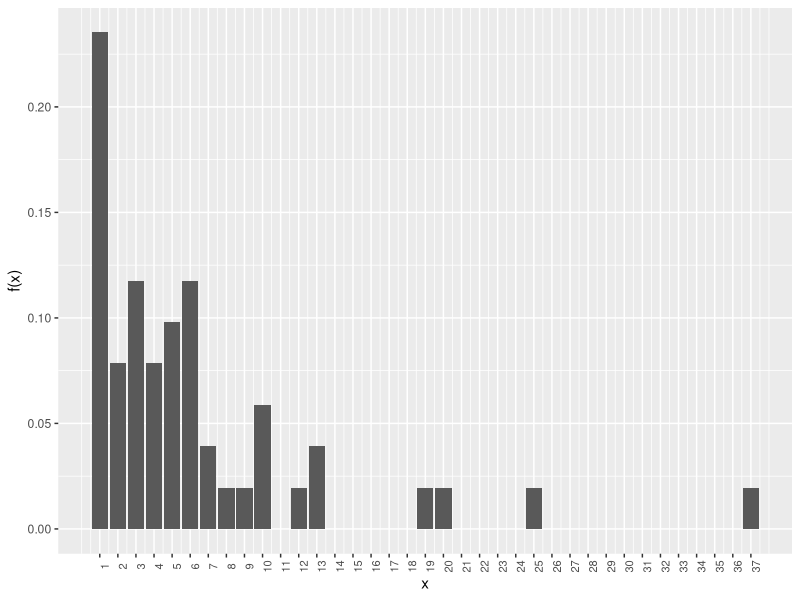
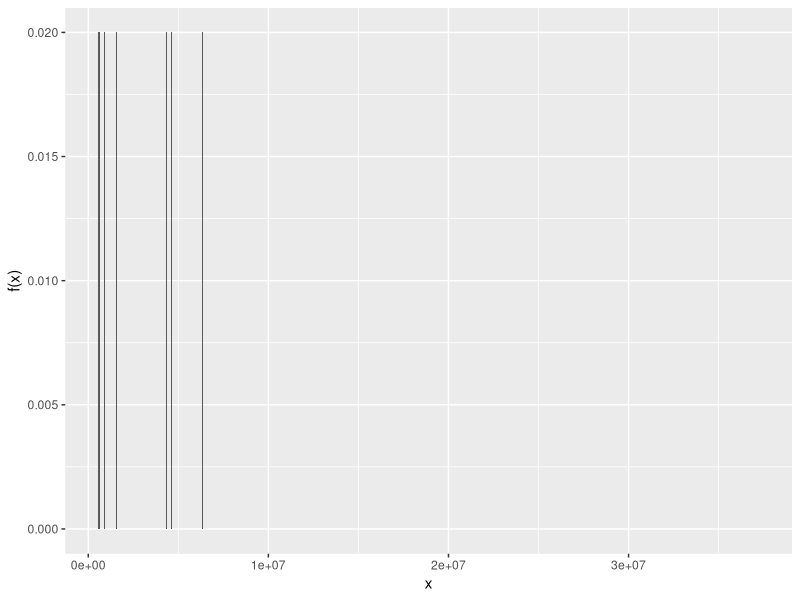
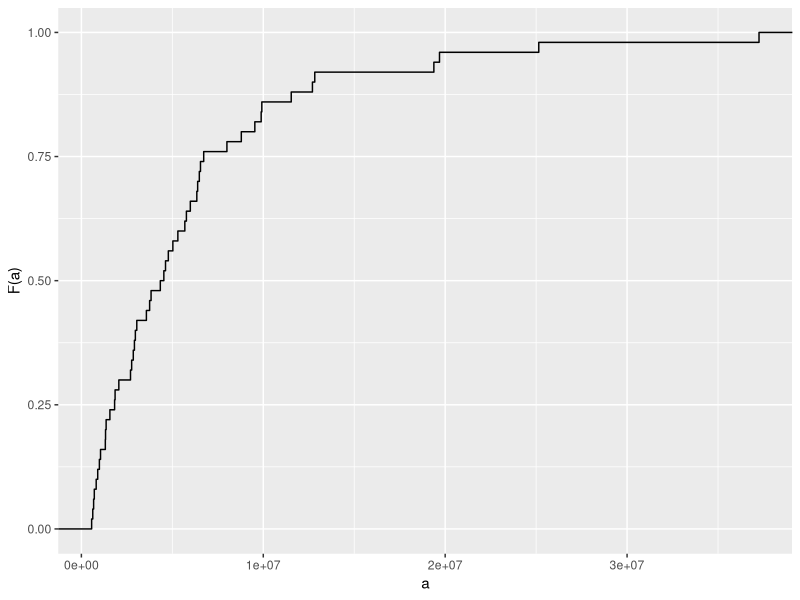
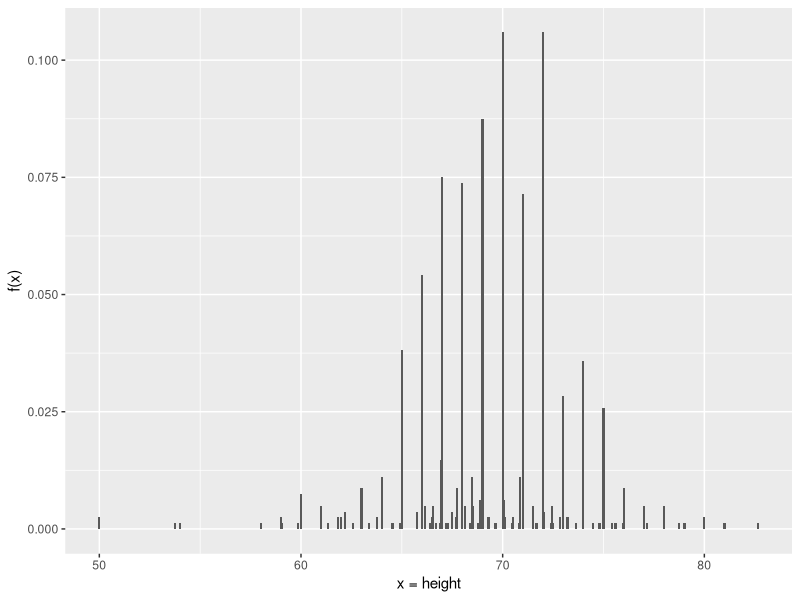
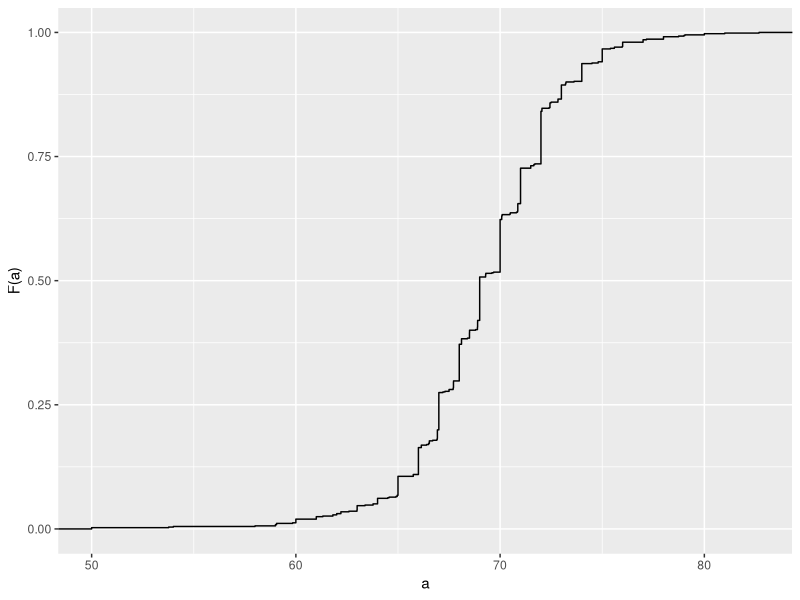
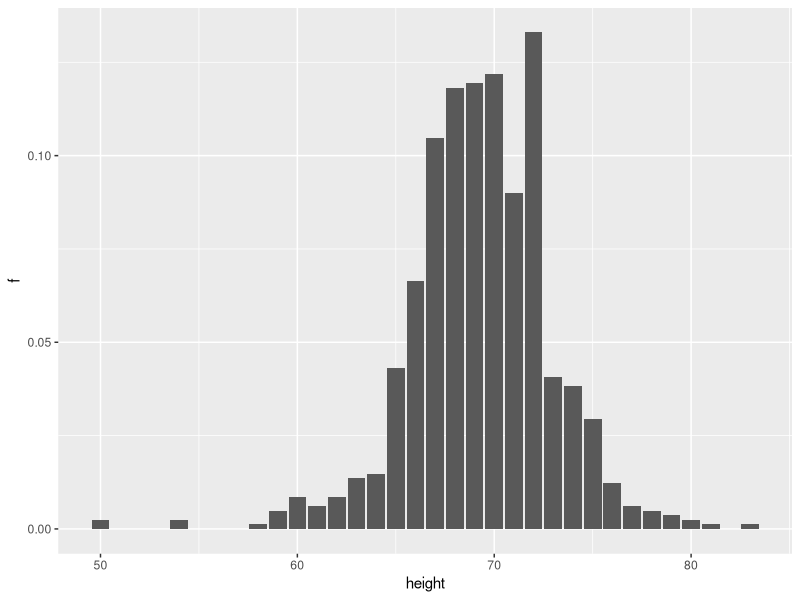
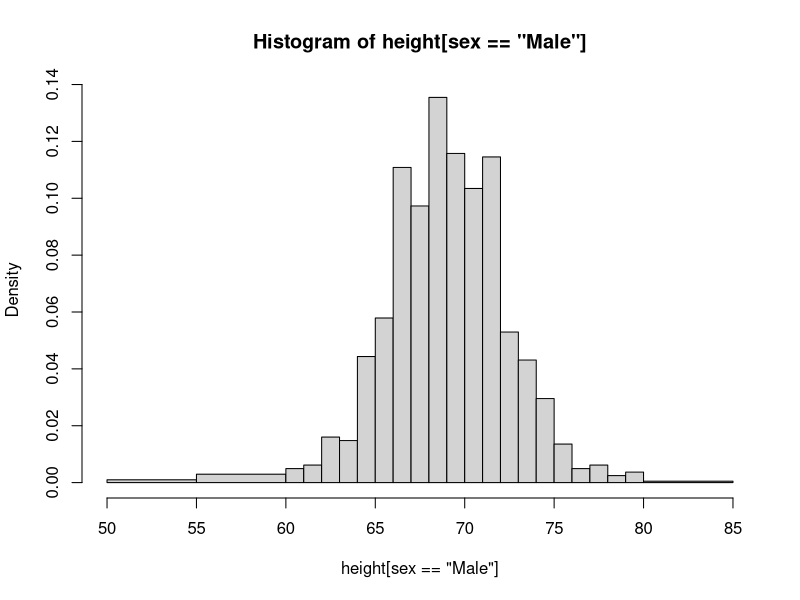
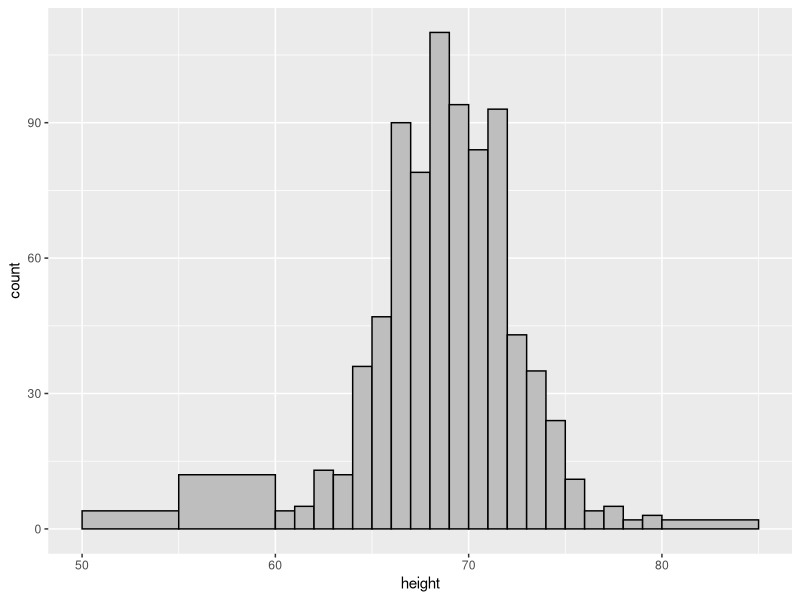

Generate these figures, in order, with R:
## ---- chunk 1
#| cache: false
#| warning: false
#| message: false
#| echo: false

library(tidyverse)
library(dslabs)
## ---- chunk 2
library(dslabs)
str(heights)
## ---- chunk 3
prop.table(table(state.region))
## ---- chunk 4
#| echo: false
murders |> mutate(x = round(population/10^6)) |> count(x) |> mutate(f = n/sum(n)) |>
  ggplot(aes(x, f)) + geom_col() + 
  scale_x_continuous(breaks = seq(1, 37, by = 1)) +
  theme(axis.text.x = element_text(angle = 90, hjust = 0.5, size = 8)) +
  ylab("f(x)")
## ---- chunk 5
#| echo: false
murders |> filter(state %in% state.name) |>
  count(population) |> mutate(f = n/sum(n)) |> ggplot(aes(population, f)) + 
  geom_col() + xlab("x") + ylab("f(x)")
## ---- chunk 6
#| echo: false
murders |> filter(state %in% state.name) |>
  ggplot(aes(population)) + 
  stat_ecdf() +
  labs(x = "a", y = "F(a)")
## ---- chunk 7
#| echo: false
heights |> filter(sex == "Male") |> 
  count(height) |> mutate(f = n/sum(n)) |> ggplot(aes(height, f)) + 
  geom_col(width = 0.1) +
  xlab("x = height") + ylab("f(x)")
## ---- chunk 8
#| echo: false
heights |> filter(sex == "Male") |> 
  ggplot(aes(height)) + 
  stat_ecdf() +
  labs(x = "a", y = "F(a)")
## ---- chunk 9
library(tidyverse)
heights |> filter(sex == "Male") |> 
  mutate(height = round(height)) |>
  count(height) |> mutate(f = n / sum(n)) |> 
  ggplot(aes(height, f)) + geom_col()
## ---- chunk 10
with(heights, hist(height[sex == "Male"], breaks = c(50, 55, 60:80, 85)))
## ---- chunk 11
heights |> filter(sex == "Male") |> ggplot(aes(x = height)) + 
  geom_histogram(breaks = c(50, 55, 60:80, 85), fill = "grey", color = "black")
## ---- chunk 12
heights |> filter(sex == "Male") |> 
  ggplot(aes(x = height, y = after_stat(density))) + 
  geom_histogram(breaks = c(50, 55, 60:80, 85), fill = "grey", color = "black")
## ---- chunk 13
heights |> filter(sex == "Male") |> 
  ggplot(aes(height)) + geom_density(alpha = 0.2, fill = "#00BFC4")
## ---- chunk 14
set.seed(1988)
x <- data.frame(height = c(rnorm(1000000, 69, 3), rnorm(1000000, 65, 3)))
p1 <- x |> 
  ggplot(aes(x = height, y = after_stat(density))) + 
  geom_histogram(binwidth = 1, fill = "grey", color = "black") + 
  ggtitle("binwidth = 1")
p2 <- x |> 
  ggplot(aes(x = height, y = after_stat(density))) + 
  geom_histogram(binwidth = 0.5, fill = "grey", color = "black") + 
  ggtitle("binwidth = 0.5")
p3 <- x |> 
  ggplot(aes(x = height, y = after_stat(density))) + 
  geom_histogram(binwidth = 0.25, fill = "grey", color = "black") + 
  ggtitle("binwidth = 0.25")
library(gridExtra)
grid.arrange(p1, p2, p3, nrow = 1)
## ---- chunk 15
hist1 <- heights |> 
  filter(sex == "Male") |> 
  ggplot(aes(height)) +
  geom_histogram(aes(y = after_stat(density)), binwidth = 1, color = "black") 
hist2 <- hist1 +
  geom_line(stat = 'density')
hist3 <- hist1 + 
  geom_point(data = ggplot_build(hist2)$data[[1]], aes(x,y), col = "blue")
hist4 <- ggplot() + geom_point(data = ggplot_build(hist2)$data[[1]], aes(x,y), col = "blue") + 
  xlab("height") + ylab("density")
hist5 <- hist4 + geom_line(data = ggplot_build(hist2)$data[[2]], aes(x,y))
hist6 <- heights |> 
  filter(sex == "Male") |> 
  ggplot(aes(height)) +
  geom_density(alpha = 0.2, fill = "#00BFC4", col = 0) +
  geom_line(stat = 'density') +
  scale_y_continuous(limits = layer_scales(hist2)$y$range$range)
  
grid.arrange(hist1, hist3, hist4, hist5, hist2, hist6, nrow = 2)
## ---- chunk 16
p <- heights |> filter(sex == "Male") |> 
  ggplot(aes(height)) +
  geom_histogram(aes(y = after_stat(density)), binwidth = 1, alpha = 0.5) 

p1 <- p +  geom_line(stat = 'density', adjust = 0.5)
p2 <- p +  geom_line(stat = 'density', adjust = 2) 

library(gridExtra)
grid.arrange(p1, p2, ncol = 2)
## ---- chunk 17
d <- with(heights, density(height[sex == "Male"]))
tmp <- data.frame(height = d$x, density = d$y)
tmp |> ggplot(aes(height,density)) + geom_line() + 
  geom_area(aes(x = height, y = density), data = filter(tmp, between(height, 65, 68)), alpha = 0.2, fill = "#00BFC4")
## ---- chunk 18
heights |> 
  filter(sex == "Male") |> 
  ggplot(aes(height)) + 
  geom_density(alpha = 0.2, fill = "#00BFC4")
## ---- chunk 19
m <- 0; s <- 1
norm_dist <- data.frame(x = seq(-4, 4,len = 50)*s + m) |> mutate(density = dnorm(x, m, s))
norm_dist |> ggplot(aes(x,density)) + geom_line()
## ---- chunk 20
x <- with(heights, height[sex == "Male"])
## ---- chunk 21
m <- mean(x)
s <- sd(x)
## ---- chunk 22
norm_dist <- data.frame(x = seq(-4, 4, len = 50)*s + m) |> 
  mutate(density = dnorm(x, m, s))

heights |> filter(sex == "Male") |> ggplot(aes(height)) +
  geom_density(fill = "#00BFC4") +
  geom_line(aes(x, density),  data = norm_dist) 
## ---- chunk 23
z <- scale(x)
## ---- chunk 24
mean(abs(z) < 2)
## ---- chunk 25
pnorm(-1.96)
## ---- chunk 26
qnorm(0.975)
## ---- chunk 27
qnorm(0.975, mean = 69, sd = 3)
## ---- chunk 28
p <- 0.5
q_p <- quantile(x, p)
## ---- chunk 29
#| out-width: "50%"
#| fig-asp: 1
p <- seq(0.05, 0.95, 0.05)
sample_quantiles <- quantile(x, p)
theoretical_quantiles <- qnorm(p, mean = mean(x), sd = sd(x))
plot(theoretical_quantiles, sample_quantiles)
abline(0,1)
## ---- chunk 30
#| out-width: "50%"
#| fig-asp: 1

with(heights, qqplot(height[sex == "Female"], height[sex == "Male"]))
abline(0,1)
## ---- chunk 31
murders <- murders |> mutate(rate = total/population*100000)
library(gridExtra)
p1 <- murders |> ggplot(aes(x = rate)) + geom_histogram(binwidth = 0.5, color = "black") + ggtitle("Histogram")
p2 <- murders |> ggplot(aes(sample = rate)) + 
  geom_qq(dparams = summarize(murders, mean = mean(rate), sd = sd(rate))) +
  geom_abline() + ggtitle("QQ-plot")
grid.arrange(p1, p2, ncol = 2)
## ---- chunk 32
murders |> ggplot(aes("",rate)) + geom_boxplot() +
  coord_cartesian(xlim = c(0, 2)) + xlab("")
## ---- chunk 33
heights |> ggplot(aes(sex, height, fill = sex)) + geom_boxplot()
## ---- chunk 34
p1 <- heights |> filter(sex == "Female") |>
  ggplot(aes(height)) +
  geom_density(fill = "#F8766D") 
p2 <- heights |> filter(sex == "Female") |> 
  ggplot(aes(sample = scale(height))) +
  geom_qq() + geom_abline() + ylab("Standard Units")
grid.arrange(p1, p2, ncol = 2)
## ---- chunk 35
heights |> filter(sex == "Female") |> 
  top_n(5, desc(height)) |>
  pull(height)
## ---- chunk 36
library(dslabs)
ds_theme_set()
murders |> group_by(region) |>
  summarize(n = n()) |>
  mutate(Proportion = n/sum(n), 
         region = reorder(region, Proportion)) |>
  ggplot(aes(x = region, y = Proportion, fill = region)) + 
  geom_bar(stat = "identity", show.legend = FALSE) + 
  xlab("")
## ---- chunk 37
heights |> filter(sex == "Male") |> ggplot(aes(height)) + 
  stat_ecdf() +
  ylab("F(a)") + xlab("a")
## ---- chunk 38
murders |> mutate(murder_rate = total/population * 10^5) |>
  ggplot(aes(murder_rate)) + 
  stat_ecdf() +
  ylab("F(a)") + xlab("a")
## ---- chunk 39
heights |> 
  filter(sex == "Male") |> 
  ggplot(aes(height)) + 
  geom_histogram(binwidth = 1, color = "black")
## ---- chunk 40
murders |> ggplot(aes(x = population/10^6)) + 
  geom_density(fill = "grey") + 
  scale_x_log10() +
  xlab("Population in millions")
## ---- chunk 41
library(gridExtra)
p1 <- murders |> ggplot(aes(x = population/10^6)) + 
  geom_density(fill = "grey", bw = 5) + xlab("Population in millions") + ggtitle("1")
p2 <- murders |> ggplot(aes(x = population/10^6)) + 
  geom_density(fill = "grey", bw = .05) + scale_x_log10() + xlab("Population in millions") + ggtitle("2")
p3 <- murders |> ggplot(aes(x = population/10^6)) + 
  geom_density(fill = "grey", bw = 1) + scale_x_log10() + xlab("Population in millions") + ggtitle("3")
grid.arrange(p1,p2,p3,ncol = 2)
## ---- chunk 42
library(tidyverse)
library(dslabs)
ds_theme_set()
tab <- gapminder |> filter(year == 2010) |> group_by(continent) |> select(continent, population)  
tab |> ggplot(aes(x = continent, y = population/10^6)) + 
  geom_boxplot() + 
  scale_y_continuous(trans = "log10", breaks = c(1,10,100,1000)) + ylab("Population in millions")
